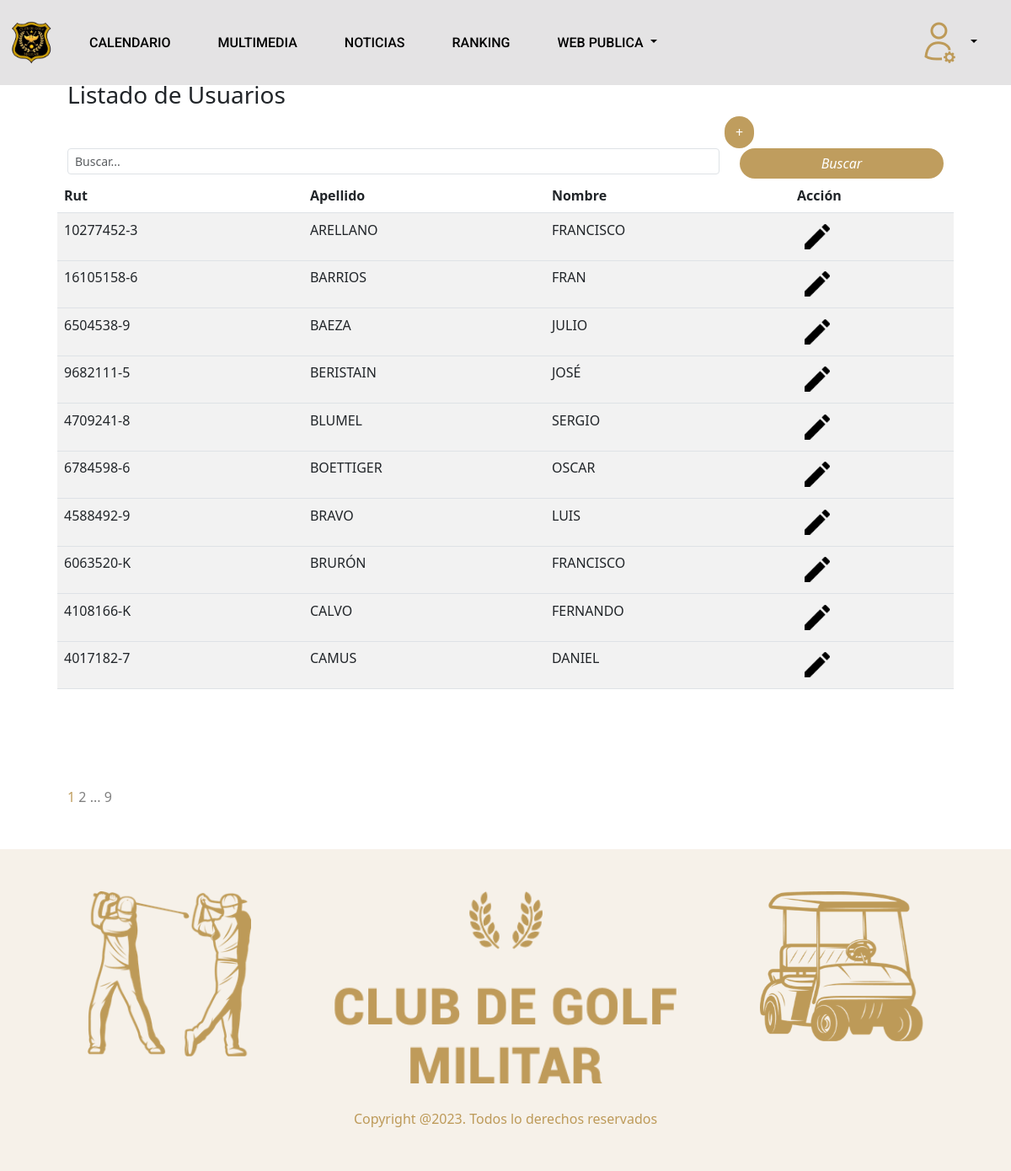
The page /listarUsuarios (signed in) on the database its author committed.
### usuarios/models.py (models this page shows, shortened)
class Usuario(AbstractBaseUser):
    email                   = models.EmailField(verbose_name="email", max_length=255, unique=False, null=True)
    is_active               = models.BooleanField(default= True)  # para ingresar al login
    is_admin                = models.BooleanField(default= False) # para ingresar al admin
    rut                     = models.CharField(max_length=12,  unique=True, verbose_name="Rut")
    primer_nombre           = models.CharField(max_length=200, blank=True, null=False, verbose_name="Primer nombre")
    segundo_nombre          = models.CharField(max_length=200, blank=True, null=True, verbose_name="Segundo nombre")
    apellido_paterno        = models.CharField(max_length=200, blank=True, null=False, verbose_name="Apellido paterno")
    apellido_materno        = models.CharField(max_length=200, blank=True, null=False, verbose_name="Apellido materno")
    fecha_nacimiento        = models.DateField(blank=True, null=True, verbose_name="Fecha de nacimiento")
    telefono                = models.CharField(max_length=200,blank=True, null=True, verbose_name="Celular")
    sexo                    = models.CharField(max_length=1, choices=sexos, default="M", verbose_name="Genero")
    eCivil                  = models.CharField(max_length=30, choices=civil, default="NI", verbose_name="Estado Civil")
    perfil                  = models.CharField(max_length=20, choices=perfil, default="S") # ej. socio,invitado, capitan, tesorero...
    estado                  = models.CharField(max_length=20, choices=estado, default="A")  # en que estado se encuentra la cuenta ej. activa, inactiva, suspendida
    categoria               = models.CharField(max_length=20, choices=categoria, default="NI")  # en que estado se encuentra la cuenta ej. activa, inactiva, suspendida
    situacionEspecial       = models.BooleanField(default=False, verbose_name="Situación Especial")
    fundador                = models.BooleanField(default=False, verbose_name="Fundador")
    institucion             = models.CharField(max_length=20, choices=instituciones, default="NI",blank=True)  # en que estado se encuentra la cuenta ej. activa, inactiva, suspendida
    grado                   = models.CharField(max_length=5, choices=grados, default="NI", blank=True)  # en que estado se encuentra la cuenta ej. activa, inactiva, suspendida
    condicion               = models.CharField(max_length=20, choices=condicion, default="NI", blank=True)  # en que estado se encuentra la cuenta ej. activa, inactiva, suspendida
    profesion               = models.CharField(max_length=200, blank=True, null=True, verbose_name="Profesión")
    fecha_incorporacion     = models.DateField(blank=True, null=True, default=datetime.date.today, verbose_name="Fecha de incorporacion")
    direccion       = models.CharField(max_length=200, blank=True, null= True, verbose_name="Direccion")
    region          = models.CharField(max_length=50,choices= regiones, blank=True, default= ' ', verbose_name="Region")
    tiempoGracia    = models.IntegerField(default=30, verbose_name="Tiempo Gracia")
    objects = MyUserManager()
    USERNAME_FIELD = "rut"
    REQUIRED_FIELDS = ["email",'apellido_paterno','primer_nombre']

### secretario/views.py (the view)
# urls.py: path('listarUsuarios', listarUsuarios.as_view(), name= 'listarUsuarios'),
class listarUsuarios(SecretarioMixin, View):
    model = Usuario
    form_class = FormularioUsuariosView
    template_name = "secretario/views/listarUsuarios.html"
    def get_queryset(self):
        buscar = self.request.GET.get('buscar')
        print(f'listar usuarios buscar: {buscar}')
        if buscar:
            if buscar.upper() in ['TODO', 'TODOS', '*']:
                    lUsuarios = self.model.objects.order_by('apellido_paterno')
            else:
                lUsuarios = self.model.objects.filter(
                    Q(rut__icontains=buscar) |
                    Q(apellido_paterno__icontains=buscar) |
                    Q(primer_nombre__icontains=buscar)
                ).distinct()
        else:
            lUsuarios = self.model.objects.order_by('apellido_paterno')
        paginator = Paginator(lUsuarios,10)
        page = self.request.GET.get('page')
        lUsuarios = paginator.get_page(page)
        return lUsuarios
    def get_context_data(self,**kwargs):
        contexto = {}
        contexto['title']       = 'Usuarios'
        contexto['nameWeb']     =  'Usuarios'
        contexto['subtitle']    =  'Listado de Usuarios'
        contexto['msmEmpty']    =  'No hay resultados'
        contexto['form']      = self.form_class
        contexto['datos']     = self.get_queryset()
        contexto['rol'] = self.request.user.perfil
        if contexto['datos'].paginator.num_pages > 1 and contexto['datos'].number != contexto['datos'].paginator.num_pages : # tiene un next
            if contexto['datos'].paginator.num_pages - contexto['datos'].next_page_number() > 1:
                contexto['up'] = True
            else:
                contexto['up'] = False
        if contexto['datos'].paginator.num_pages > 2 and contexto['datos'].number != 1 : # hay un previo
            if contexto['datos'].previous_page_number()  - 1 > 1:
                contexto['down'] = True
            else:
                contexto['down'] = False
        elClubMenu = ElClub.objects.order_by('order')
        contexto['elClub'] = list(elClubMenu.values('archivo', 'titulo'))
        return contexto
    def get(self,request,*args,**kwargs):
        return render(request,self.template_name,self.get_context_data())

### socios/mixins.py (called while the page is built)
    def dispatch(self, request, *args, **kwargs):
        if request.user.perfil == "SECR" or request.user.perfil == "SUPER" :
            return super().dispatch(request, *args, **kwargs)
        else:
            return redirect('login')

### secretario/templates/secretario/views/listarUsuarios.html (shortened to what this page needs)
{% extends "web/root/origin.html" %}
{% load static %}
{% static "" as baseUrl %}
{% block header %}
      {% include "socio/header/header_socios.html" %}
{% endblock %}
{% block body %}
  {%if datos%}
  <div class="container marketing" id="links">
      <div class="row table-responsive" >
          <h2>{{ title}}</h2>
          <h3>{{ subtitle}}</h3>
            <div class="d-flex justify-content-end">
              <div class="col-lg-3 context">
                 <a href="{%url 'usuarioCreate'%}" class="btn btn-circle">+</a>
              </div>
           </div>
          <form method="get" >
            <div class="row m-b-sm m-t-sm">
                    <div class="col-md-9">
                         <div class="input-group">
                             <input type="text"  class="form-control-sm form-control" placeholder="Buscar..." name="buscar" dato = "{{ request.GET.buscar }}">
                        </div>
                   </div>
                    <div class="col-md-3">
                        <div style="text-align: right">
                           <span class="input-group-btn">
                               <button type="submit" class="btn btn-primary"><i>Buscar</i></button>
                           </span>
                        </div>
                    </div>
            </div>
         </form>
          <table class="table table-striped ">
            <thead>
              <tr>
                <th scope="col">Rut</th>
                <th scope="col">Apellido</th>
                <th scope="col">Nombre</th>
                <th scope="col">Acción</th>
              </tr>
            </thead>
            <tbody>
            {% for t in datos %}
              <tr>
                <td>{{ t.rut  | upper   }}</td>
                <td>{{ t.apellido_paterno  | upper   }}</td>
                <td>{{ t.primer_nombre | upper  }}</td>
                <td>
                  <a type="button" onclick="setId('{{ t.id }}','{% url 'usuarioUpdate'%}','usuarioId' )" class="btn btn-white btn-sm"> <img src="{% static 'web/assets/logos/edit.png' %} " style="padding: 0px !important; width: 30px!important;"></a>
                </td>
              <tr>
             {% endfor%}
            </tbody>
          </table>
       </div>
      </div>
  {%endif%}
  <div class="container marketing">
    <div class="row">
      <div class="col align-self-end">
        {% if datos %}
        <nav class="navigation pagination" role="navigation">
              <div class="nav-links">
                <span class="page-numbers current">
                    {{ datos.number }}
                </span>
               {% if datos.has_next %}
                <a class="next page-numbers" href="?page={{ datos.next_page_number }}{% if request.GET.buscar %}&buscar={{ request.GET.buscar}}{% endif %}">
                    {{ datos.next_page_number }}
                </a>
                {% if  up  %}
                  <a class="page-numbers disable" >
                    ...
                </a>
                {% endif %}
                {% if datos.next_page_number != datos.paginator.num_pages %}
                <a class="prev page-numbers" href="?page={{ datos.paginator.num_pages  }}{% if request.GET.buscar %}&buscar={{ request.GET.buscar}}{% endif %}">
                  {{ datos.paginator.num_pages  }}
                 </a>
                {% endif %}
                {% endif %}
            </div>
        </nav>
        {% endif %}
      </div>
    </div>
  </div>
{% endblock %}

### web/static/web/css/style.css (style rules this page uses)
span { color: #BF9D5E; text-decoration: none !important; }
a.next.page-numbers, a.prev.page-numbers, a.page-numbers.disable { color: gray; text-decoration: none !important; }
a { text-decoration: none !important; }

### web/static/web/css/carousel.css (style rules this page uses)
body { padding-top: 0px; color: rgb(var(--bs-tertiary-color-rgb)); background-color: #ffffff; }

### web/static/web/css/sticky-footer-navbar.css (style rules this page uses)
.container ,.containerFooter { padding: 50px; }

### web/static/web/css/links.css (style rules this page uses)
.marketing img { padding: 30px; }
.btn-primary ,.btn-secondary, .btn-success, .btn-info, .btn-danger, .btn-warning { color: white; border: none; border-radius: 50px; width: 100%; }
.btn-circle { color: white; background: #BF9D5E; border-radius: 100px; }
.btn-primary { background: #BF9D5E; }

### rows shown on the page
Usuario: rut "10277452-3", apellido_paterno "ARELLANO", primer_nombre "FRANCISCO"
Usuario: rut "16105158-6", apellido_paterno "BARRIOS", primer_nombre "FRAN"
Usuario: rut "6504538-9", apellido_paterno "BAEZA", primer_nombre "JULIO"
Usuario: rut "9682111-5", apellido_paterno "BERISTAIN", primer_nombre "JOSÉ"
Usuario: rut "4709241-8", apellido_paterno "BLUMEL", primer_nombre "SERGIO"
Usuario: rut "6784598-6", apellido_paterno "BOETTIGER", primer_nombre "OSCAR"
Usuario: rut "4588492-9", apellido_paterno "BRAVO", primer_nombre "LUIS"
Usuario: rut "6063520-K", apellido_paterno "BRURÓN", primer_nombre "FRANCISCO"
Usuario: rut "4108166-K", apellido_paterno "CALVO", primer_nombre "FERNANDO"
Usuario: rut "4017182-7", apellido_paterno "CAMUS", primer_nombre "DANIEL"

### other values the page prints
{{ subtitle }} "Listado de Usuarios"
{{ datos.number }} "1"
{{ datos.next_page_number }} "2"
{{ datos.paginator.num_pages }} "9"
